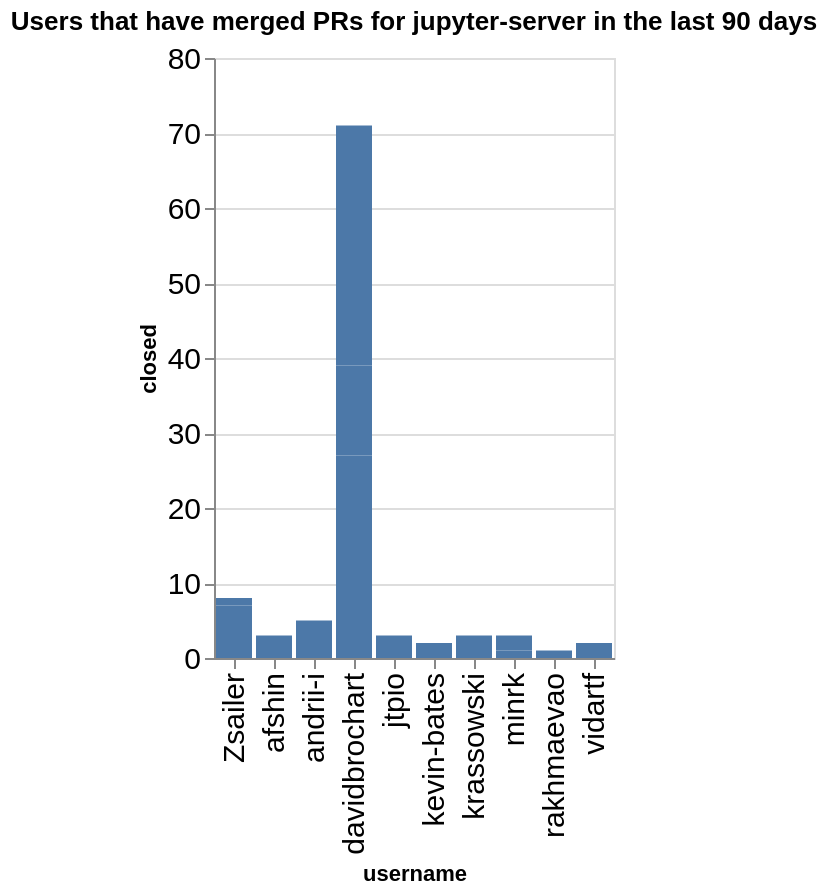

Write notebook code for a chart like this one.
### Code cell
charts = []
title = f"Users that have merged PRs for {github_org} in the last {n_days} days"
ch = alt.Chart(data=closed_by_repo.replace(np.nan, 0), title=title).mark_bar().encode(
    x='username',
    y='closed',
)
ch

### Figure 1 — Vega-Lite specification as saved in the notebook (floating-point values rounded to 4 significant figures)
{"config": {"axisLeft": {"labelFontSize": 15}, "axisBottom": {"labelFontSize": 15}}, "data": {"name": "data-5421f02ee4bccb916ae436c08be985ed"}, "mark": {"type": "bar"}, "encoding": {"x": {"field": "username", "type": "nominal"}, "y": {"field": "closed", "type": "quantitative"}}, "title": "Users that have merged PRs for jupyter-server in the last 90 days", "$schema": "https://vega.github.io/schema/vega-lite/v5.20.1.json", "datasets": {"data-5421f02ee4bccb916ae436c08be985ed": [{"name": "fps", "username": "Zsailer", "closed": 2}, {"name": "fps", "username": "davidbrochart", "closed": 27}, {"name": "gateway_provisioners", "username": "kevin-bates", "closed": 2}, {"name": "jupyter-scheduler", "username": "andrii-i", "closed": 5}, {"name": "jupyter_releaser", "username": "jtpio", "closed": 3}, {"name": "jupyter_releaser", "username": "krassowski", "closed": 2}, {"name": "jupyter_server", "username": "Zsailer", "closed": 5}, {"name": "jupyter_server", "username": "afshin", "closed": 3}, {"name": "jupyter_server", "username": "minrk", "closed": 1}, {"name": "jupyter_server", "username": "vidartf", "closed": 2}, {"name": "jupyter_server_terminals", "username": "Zsailer", "closed": 1}, {"name": "jupyter_ydoc", "username": "davidbrochart", "closed": 12}, {"name": "jupyter_ydoc", "username": "krassowski", "closed": 1}, {"name": "jupyverse", "username": "davidbrochart", "closed": 32}, {"name": "jupyverse", "username": "rakhmaevao", "closed": 1}, {"name": "pytest-jupyter", "username": "minrk", "closed": 2}]}}
